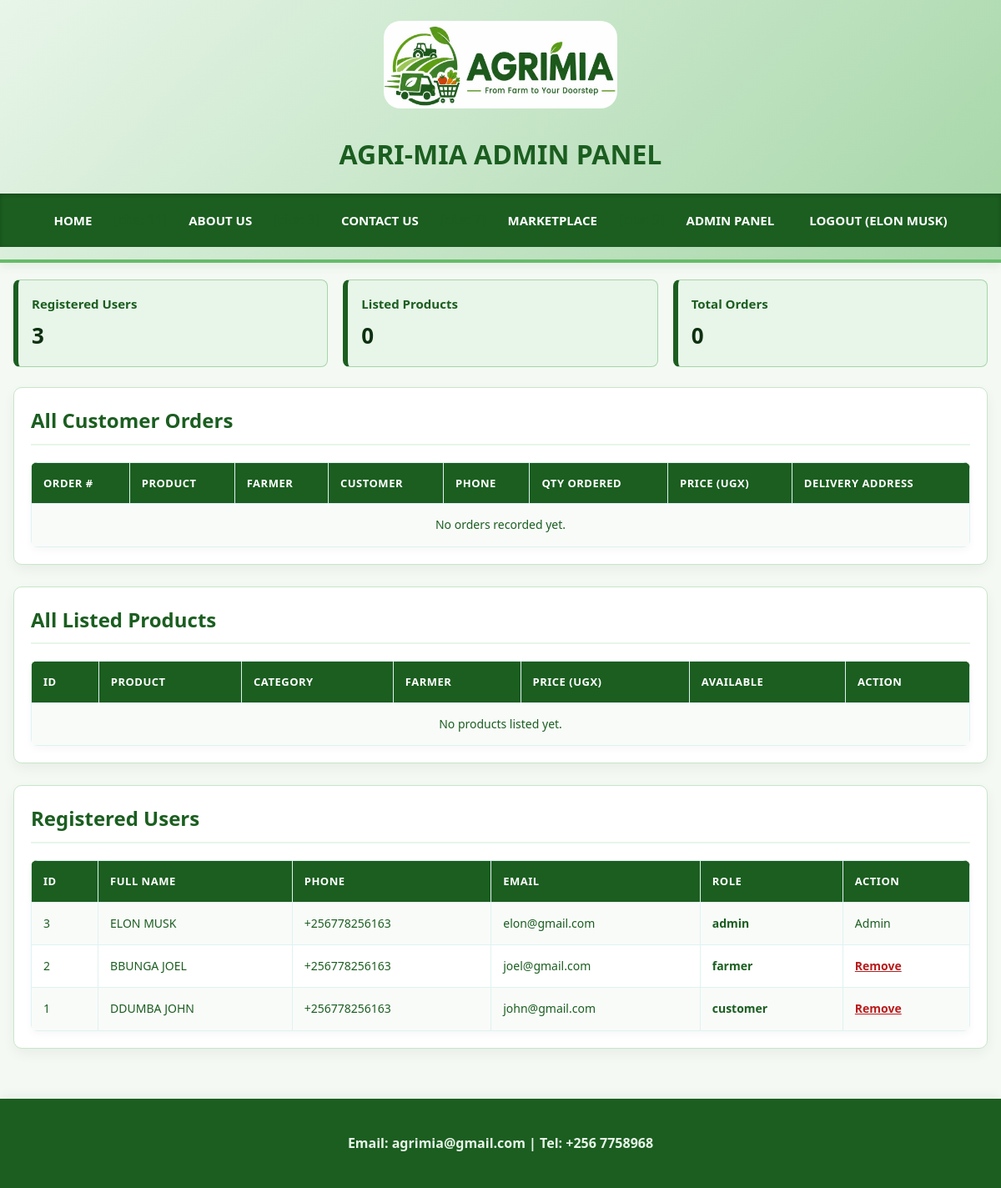
The page /admin.php (signed in) on the database its author committed.
### tables this page shows
CREATE TABLE `users` (
  `user_id` int(11) NOT NULL,
  `full_name` varchar(120) NOT NULL,
  `phone` varchar(40) NOT NULL,
  `email` varchar(120) NOT NULL,
  `password` varchar(255) NOT NULL,
  `role` enum('customer','farmer','admin') NOT NULL DEFAULT 'customer',
  `created_at` timestamp NOT NULL DEFAULT current_timestamp()
);

### admin.php (the view, shortened to what this page needs)
<?php
include 'connect.php';
$users_count    = mysqli_fetch_assoc(mysqli_query($conn, "SELECT COUNT(*) AS total FROM users"))['total'] ?? 0;
$products_count = mysqli_fetch_assoc(mysqli_query($conn, "SELECT COUNT(*) AS total FROM products"))['total'] ?? 0;
$orders_count   = mysqli_fetch_assoc(mysqli_query($conn, "SELECT COUNT(*) AS total FROM orders"))['total'] ?? 0;
$users_res = mysqli_query($conn, "SELECT user_id, full_name, phone, email, role, created_at FROM users ORDER BY user_id DESC");
$products_res = mysqli_query($conn, "SELECT p.*, u.full_name AS farmer_name
                                    FROM products p
                                    JOIN users u ON p.farmer_id = u.user_id
                                    ORDER BY p.product_id DESC");
$orders_res = mysqli_query($conn, "SELECT o.order_id, o.quantity_ordered, o.delivery_address, o.created_at,
                                  p.product_name, p.price,
                                  c.full_name AS customer_name, c.phone AS customer_phone,
                                  f.full_name AS farmer_name
                                  FROM orders o
                                  JOIN products p ON o.product_id = p.product_id
                                  JOIN users c ON o.customer_id = c.user_id
                                  LEFT JOIN users f ON p.farmer_id = f.user_id
                                  ORDER BY o.order_id DESC");
?>
<!DOCTYPE html>
<html lang="en">
<head>
    <link rel="stylesheet" href="style.css">
</head>
<body>
    <header>
        <img src="images/TM.jpeg" alt="Logo" style="width:280px; height:105px; border-radius:20px;">
        <h1>AGRI-MIA ADMIN PANEL</h1>
        <nav>
    <a href="index.html">HOME</a>[cite: 11]
    <a href="about.html">ABOUT US</a>[cite: 3]
    <a href="contact.html">CONTACT US</a>[cite: 7]
    <a href="customer.php">MARKETPLACE</a>[cite: 9]
    <?php if (isset($_SESSION['user_id'])): ?>
        <?php if ($_SESSION['role'] === 'admin'): ?>
            <a href="admin.php">ADMIN PANEL</a>
        <?php elseif ($_SESSION['role'] === 'farmer'): ?>
            <a href="farm.php">FARMER DASHBOARD</a>
        <?php endif; ?>
        <a href="logout.php">LOGOUT (<?php echo htmlspecialchars($_SESSION['full_name']); ?>)</a>
    <?php else: ?>
        <a href="login.php">LOGIN</a>
        <a href="register.php">REGISTER</a>
    <?php endif; ?>
</nav>
    </header>
    <main class="admin-main">
        <div class="stats-grid">
            <div class="stat-card">
                <h3>Registered Users</h3>
                <p><?php echo intval($users_count); ?></p>
            </div>
            <div class="stat-card">
                <h3>Listed Products</h3>
                <p><?php echo intval($products_count); ?></p>
            </div>
            <div class="stat-card">
                <h3>Total Orders</h3>
                <p><?php echo intval($orders_count); ?></p>
            </div>
        </div>
        <section class="admin-section">
            <h2>All Customer Orders</h2>
            <table>
                <tr>
                    <th>Order #</th>
                    <th>Product</th>
                    <th>Farmer</th>
                    <th>Customer</th>
                    <th>Phone</th>
                    <th>Qty Ordered</th>
                    <th>Price (UGX)</th>
                    <th>Delivery Address</th>
                </tr>
                <?php if ($orders_res && mysqli_num_rows($orders_res) > 0): ?>
                    <?php while ($ord = mysqli_fetch_assoc($orders_res)): ?>
                        <tr>
                            <td>#<?php echo intval($ord['order_id']); ?></td>
                            <td><strong><?php echo htmlspecialchars($ord['product_name']); ?></strong></td>
                            <td><?php echo htmlspecialchars($ord['farmer_name'] ?? 'N/A'); ?></td>
                            <td><?php echo htmlspecialchars($ord['customer_name']); ?></td>
                            <td><?php echo htmlspecialchars($ord['customer_phone']); ?></td>
                            <td><?php echo htmlspecialchars($ord['quantity_ordered']); ?></td>
                            <td><?php echo htmlspecialchars($ord['price']); ?></td>
                            <td><?php echo htmlspecialchars($ord['delivery_address']); ?></td>
                        </tr>
                    <?php endwhile; ?>
                <?php else: ?>
                    <tr><td colspan="8" style="text-align:center;">No orders recorded yet.</td></tr>
                <?php endif; ?>
            </table>
        </section>
        <section class="admin-section">
            <h2>All Listed Products</h2>
            <table>
                <tr>
                    <th>ID</th>
                    <th>Product</th>
                    <th>Category</th>
                    <th>Farmer</th>
                    <th>Price (UGX)</th>
                    <th>Available</th>
                    <th>Action</th>
                </tr>
                <?php if ($products_res && mysqli_num_rows($products_res) > 0): ?>
                    <?php while ($prod = mysqli_fetch_assoc($products_res)): ?>
                        <tr>
                            <td><?php echo intval($prod['product_id']); ?></td>
                            <td><strong><?php echo htmlspecialchars($prod['product_name']); ?></strong></td>
                            <td><?php echo htmlspecialchars($prod['category']); ?></td>
                            <td><?php echo htmlspecialchars($prod['farmer_name']); ?></td>
                            <td><?php echo htmlspecialchars($prod['price']); ?></td>
                            <td><?php echo htmlspecialchars($prod['quantity']); ?></td>
                            <td>
                                <a href="admin.php?delete_product=<?php echo intval($prod['product_id']); ?>" style="color:#B71C1C; font-weight:bold;">Delete</a>
                            </td>
                        </tr>
                    <?php endwhile; ?>
                <?php else: ?>
                    <tr><td colspan="7" style="text-align:center;">No products listed yet.</td></tr>
                <?php endif; ?>
            </table>
        </section>
        <section class="admin-section">
            <h2>Registered Users</h2>
            <table>
                <tr>
                    <th>ID</th>
                    <th>Full Name</th>
                    <th>Phone</th>
                    <th>Email</th>
                    <th>Role</th>
                    <th>Action</th>
                </tr>
                <?php if ($users_res && mysqli_num_rows($users_res) > 0): ?>
                    <?php while ($usr = mysqli_fetch_assoc($users_res)): ?>
                        <tr>
                            <td><?php echo intval($usr['user_id']); ?></td>
                            <td><?php echo htmlspecialchars($usr['full_name']); ?></td>
                            <td><?php echo htmlspecialchars($usr['phone']); ?></td>
                            <td><?php echo htmlspecialchars($usr['email']); ?></td>
                            <td><strong><?php echo htmlspecialchars($usr['role']); ?></strong></td>
                            <td>
                                <?php if ($usr['role'] !== 'admin'): ?>
                                    <a href="admin.php?delete_user=<?php echo intval($usr['user_id']); ?>" style="color:#B71C1C; font-weight:bold;">Remove</a>
                                <?php else: ?>
                                    <span>Admin</span>
                                <?php endif; ?>
                            </td>
                        </tr>
                    <?php endwhile; ?>
                <?php else: ?>
                    <tr><td colspan="6" style="text-align:center;">No users found.</td></tr>
                <?php endif; ?>
            </table>
        </section>
    </main>
    <footer>
        <p><b>Email: agrimia@gmail.com | Tel: +256 7758968</b></p>
    </footer>
</body>
</html>

### style.css (style rules this page uses)
body { margin: 0; padding: 0; font-family: 'Segoe UI', Tahoma, Geneva, Verdana, sans-serif; background-color: #f4f9f4; color: #1B5E20; line-height: 1.6; }
header { text-align: center; background: linear-gradient(135deg, #E8F5E9 0%, #A5D6A7 100%); padding: 25px 0 15px 0; border-bottom: 4px solid #66BB6A; box-shadow: 0 4px 12px rgba(27, 94, 32, 0.08); }
nav { display: flex; justify-content: center; align-items: center; flex-wrap: wrap; gap: 10px; width: 100%; background-color: #1B5E20; padding: 12px 0; margin-top: 15px; box-shadow: inset 0 2px 5px rgba(0,0,0,0.2); }
nav a { text-decoration: none; font-size: 15px; font-weight: bold; padding: 8px 16px; color: #ffffff; border-radius: 20px; transition: all 0.3s ease; }
main { margin: 40px auto; padding: 0 20px; max-width: 1250px; display: flex; justify-content: space-between; align-items: flex-start; gap: 25px; }
section { flex: 1; background-color: #ffffff; border: 2px solid #A5D6A7; border-radius: 12px; padding: 25px; box-shadow: 0 6px 15px rgba(0,0,0,0.05); }
table { width: 100%; border-collapse: collapse; margin-top: 20px; background-color: #ffffff; border-radius: 8px; overflow: hidden; box-shadow: 0 4px 10px rgba(0,0,0,0.03); }
th, td { border: 1px solid #e0f2f1; padding: 14px; text-align: left; font-size: 14px; }
th { background-color: #1B5E20; color: #ffffff; text-transform: uppercase; font-size: 13px; letter-spacing: 0.5px; }
tr:nth-child(even) { background-color: #f9fbf9; }
footer { text-align: center; background-color: #1B5E20; color: #E8F5E9; padding: 25px; margin-top: 60px; box-shadow: 0 -4px 12px rgba(0,0,0,0.05); }

### admin.php (style rules this page uses)
.admin-main { display: block !important; width: 100% !important; max-width: 1200px !important; margin: 20px auto !important; padding: 0 16px !important; box-sizing: border-box !important; }
.stats-grid { display: grid !important; grid-template-columns: repeat(3, 1fr); gap: 18px; margin-bottom: 24px; }
.stat-card { background: #E8F5E9; border: 1px solid #A5D6A7; border-left: 6px solid #1B5E20; border-radius: 8px; padding: 16px; }
.stat-card h3 { margin: 0 0 6px 0; color: #1B5E20; font-size: 15px; }
.stat-card p { margin: 0; font-size: 26px; font-weight: bold; color: #0d3010; }
.admin-section { background: #ffffff; border: 1px solid #C8E6C9; border-radius: 10px; padding: 20px; margin-bottom: 26px; }
.admin-section h2 { margin-top: 0; color: #1B5E20; border-bottom: 2px solid #E8F5E9; padding-bottom: 8px; }

### rows shown on the page
users: user_id "3", full_name "ELON MUSK", phone "+256778256163", email "elon@gmail.com", role "admin", shows "Admin"
users: user_id "2", full_name "BBUNGA JOEL", phone "+256778256163", email "joel@gmail.com", role "farmer"
users: user_id "1", full_name "DDUMBA JOHN", phone "+256778256163", email "john@gmail.com", role "customer"

### other values the page prints
$_SESSION['full_name'] "ELON MUSK"
$users_count "3"
$products_count "0"
$orders_count "0"
